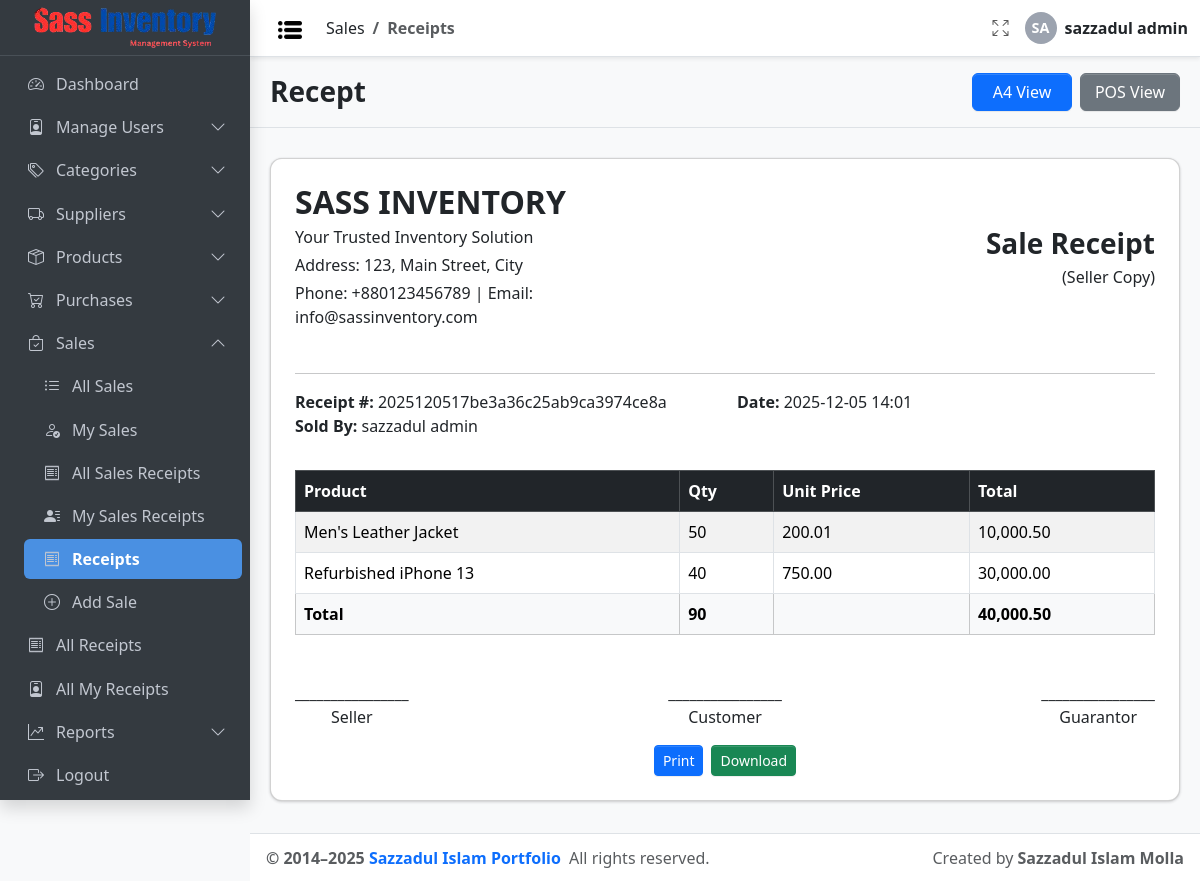
The page /sales/receipt.php?id=3 (signed in) on the database its author committed.
### tables this page shows
CREATE TABLE `receipt` (
  `id` int(11) NOT NULL,
  `receipt_number` varchar(50) NOT NULL,
  `type` enum('purchase','sale') NOT NULL,
  `total_amount` decimal(12,2) NOT NULL DEFAULT 0.00,
  `created_by` int(11) NOT NULL,
  `created_at` timestamp NOT NULL DEFAULT current_timestamp(),
  `updated_at` timestamp NOT NULL DEFAULT current_timestamp() ON UPDATE current_timestamp()
);

CREATE TABLE `user` (
  `id` int(11) NOT NULL,
  `username` varchar(100) NOT NULL,
  `password` text DEFAULT NULL COMMENT 'Password must be hashed',
  `email` varchar(100) DEFAULT NULL,
  `role_id` int(11) NOT NULL COMMENT 'FK to role.id',
  `created_at` timestamp NOT NULL DEFAULT current_timestamp(),
  `updated_at` timestamp NOT NULL DEFAULT current_timestamp() COMMENT 'Auto-update on record change'
);

CREATE TABLE `sale` (
  `id` int(11) NOT NULL,
  `product_id` int(11) NOT NULL,
  `quantity` int(11) NOT NULL,
  `sale_price` decimal(10,2) DEFAULT NULL,
  `sale_date` date DEFAULT curdate(),
  `created_at` timestamp NOT NULL DEFAULT current_timestamp(),
  `updated_at` timestamp NOT NULL DEFAULT current_timestamp() COMMENT 'Auto-update on record change',
  `receipt_id` int(11) DEFAULT NULL,
  `sold_by` int(11) NOT NULL COMMENT 'FK to user.id'
);

CREATE TABLE `product` (
  `id` int(11) NOT NULL,
  `name` varchar(100) NOT NULL,
  `category_id` int(11) DEFAULT NULL COMMENT 'Nullable — ON DELETE SET NULL',
  `supplier_id` int(11) DEFAULT NULL COMMENT 'Nullable — ON DELETE SET NULL',
  `price` decimal(10,2) NOT NULL,
  `quantity_in_stock` int(11) DEFAULT 0,
  `created_at` timestamp NOT NULL DEFAULT current_timestamp(),
  `updated_at` timestamp NOT NULL DEFAULT current_timestamp() COMMENT 'Auto-update on record change'
);

### config/db_config.php (called while the page is built, shortened)
<?php
$Project_URL = "http://localhost/Sass_Inventory_Management/";

### sales/receipt.php (the view, shortened to what this page needs)
<?php
include_once __DIR__ . '/../config/auth_guard.php';
?>
<!doctype html>
<html lang="en">
<head>
  <link rel="stylesheet"
    href="https://cdn.jsdelivr.net/npm/@fontsource/source-sans-3@5.0.12/index.css"
    media="print" onload="this.media='all'" />
  <link rel="stylesheet" href="https://cdn.jsdelivr.net/npm/bootstrap-icons@1.13.1/font/bootstrap-icons.min.css" />
  <link rel="stylesheet" href="https://cdn.jsdelivr.net/npm/bootstrap@5.3.7/dist/css/bootstrap.min.css">
  <link rel="stylesheet" href="<?= $Project_URL ?>/css/adminlte.css" />
</head>
<?php
$receiptId = isset($_GET['id']) ? intval($_GET['id']) : 0;
$conn = connectDB();
$stmt = $conn->prepare("
    SELECT r.*, u.username AS seller_name
    FROM receipt r
    LEFT JOIN user u ON r.created_by = u.id
    WHERE r.id = ? AND r.type = 'sale'
");
$stmt->bind_param("i", $receiptId);
$stmt->execute();
$receipt = $stmt->get_result()->fetch_assoc();
$stmt = $conn->prepare("
    SELECT s.*, pr.name AS product_name
    FROM sale s
    LEFT JOIN product pr ON s.product_id = pr.id
    WHERE s.receipt_id = ?
");
$stmt->bind_param("i", $receiptId);
$stmt->execute();
$saleItems = $stmt->get_result()->fetch_all(MYSQLI_ASSOC);
$totalQty = 0;
$totalAmount = 0;
foreach ($saleItems as $item) {
  $totalQty += $item['quantity'];
  $totalAmount += $item['sale_price'];
}
?>
<body class="layout-fixed sidebar-expand-lg bg-body-tertiary">
  <div class="app-wrapper">
    <?php include_once '../Inc/Navbar.php'; ?>
    <?php include_once '../Inc/Sidebar.php'; ?>
    <main class="app-main">
      <div class="app-content-header py-3 border-bottom">
        <div class="container-fluid d-flex justify-content-between align-items-center flex-wrap">
          <h3 class="mb-0" style="font-weight: 800;">Recept</h3>
          <div class="d-flex gap-2">
            <button id="btnA4" class="btn btn-primary" style="width: 100px;">A4 View</button>
            <button id="btnPOS" class="btn btn-secondary" style="width: 100px;">POS View</button>
          </div>
        </div>
      </div>
      <div id="a4View" class="card p-4">
        <div class="row mb-4 align-items-center">
          <div class="col-md-6">
            <h2 class="fw-bold mb-1"><?= strtoupper($Project_Name ?? 'Sass Inventory') ?></h2>
            <p class="mb-1">Your Trusted Inventory Solution</p>
            <p class="mb-1">Address: 123, Main Street, City</p>
            <p class="mb-1">Phone: +880123456789 | Email: info@sassinventory.com</p>
          </div>
          <div class="col-md-6 text-md-end">
            <h3 class="fw-bold mb-1">Sale Receipt</h3>
            <p class="mb-0">(Seller Copy)</p>
          </div>
        </div>
        <hr>
        <div class="row mb-3">
          <div class="col-md-6"><strong>Receipt #:</strong> <?= htmlspecialchars($receipt['receipt_number']) ?></div>
          <div class="col-md-6"><strong>Date:</strong> <?= date('Y-m-d H:i', strtotime($receipt['created_at'])) ?></div>
          <div class="col-md-6"><strong>Sold By:</strong> <?= htmlspecialchars($receipt['seller_name']) ?></div>
        </div>
        <table class="table table-bordered table-striped mt-3">
          <thead class="table-dark">
            <tr>
              <th>Product</th>
              <th>Qty</th>
              <th>Unit Price</th>
              <th>Total</th>
            </tr>
          </thead>
          <tbody>
            <?php foreach ($saleItems as $item):
              $unitPrice = $item['sale_price'] / $item['quantity'];
            ?>
              <tr>
                <td><?= htmlspecialchars($item['product_name']) ?></td>
                <td><?= $item['quantity'] ?></td>
                <td><?= number_format($unitPrice, 2) ?></td>
                <td><?= number_format($item['sale_price'], 2) ?></td>
              </tr>
            <?php endforeach; ?>
          </tbody>
          <tfoot class="table-light">
            <tr>
              <th colspan="1">Total</th>
              <th><?= $totalQty ?></th>
              <th></th>
              <th><?= number_format($totalAmount, 2) ?></th>
            </tr>
          </tfoot>
        </table>
        <div class="signature">
          <div>________________<br>Seller</div>
          <div>________________<br>Customer</div>
          <div>________________<br>Guarantor</div>
        </div>
        <div class="mt-3 d-flex justify-content-center gap-2">
          <button class="btn btn-primary btn-sm" onclick="window.print()">Print</button>
          <button class="btn btn-success btn-sm" onclick="downloadPDF('a4View')">Download</button>
        </div>
      </div>
    </main>
    <?php include_once '../Inc/Footer.php'; ?>
  </div>
</body>
</html>

### sales/receipt.php (style rules this page uses)
.card { border-radius: 12px; margin: 20px; margin-top: 30px; padding: 20px; margin-bottom: 20px; }
.table td, .table th { vertical-align: middle; }
.signature { margin-top: 30px; display: flex; justify-content: space-between; }
.signature div { text-align: center; }

### rows shown on the page
receipt: receipt_number "2025120517be3a36c25ab9ca3974ce8a", created_at "2025-12-05 14:01", created_by.username "sazzadul admin"
sale: product.name "Men's Leather Jacket", quantity "50", unitPrice "200.01", sale_price "10,000.50"
sale: product.name "Refurbished iPhone 13", quantity "40", unitPrice "750.00", sale_price "30,000.00"

### other values the page prints
$parentTitle "Sales"
$childTitle "Receipts"
$initials "SA"
$_SESSION['username'] "sazzadul admin"
$menu['title'] "Dashboard"
$menu['title'] "Manage Users"
$menu['title'] "Categories"
$menu['title'] "Suppliers"
$menu['title'] "Products"
$menu['title'] "Purchases"
$menu['title'] "Sales"
$sub['title'] "All Sales"
$sub['title'] "My Sales"
$sub['title'] "All Sales Receipts"
$sub['title'] "My Sales Receipts"
